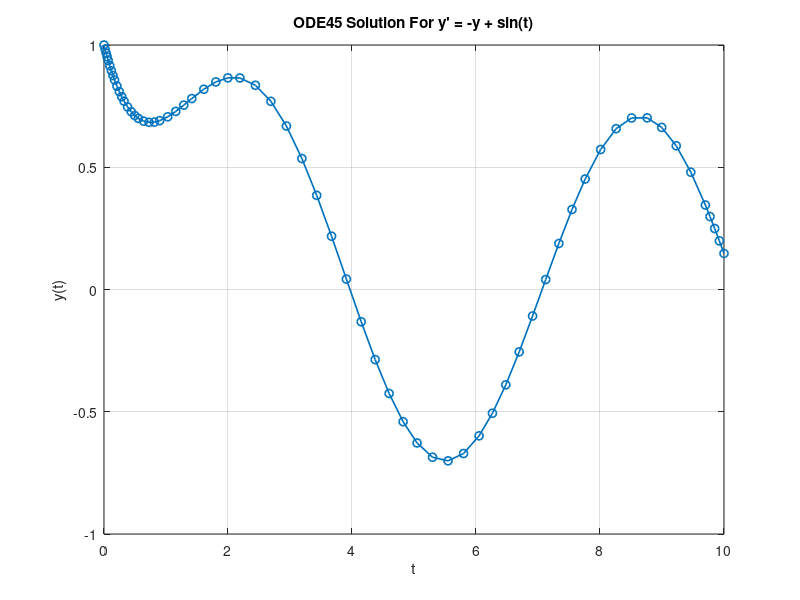
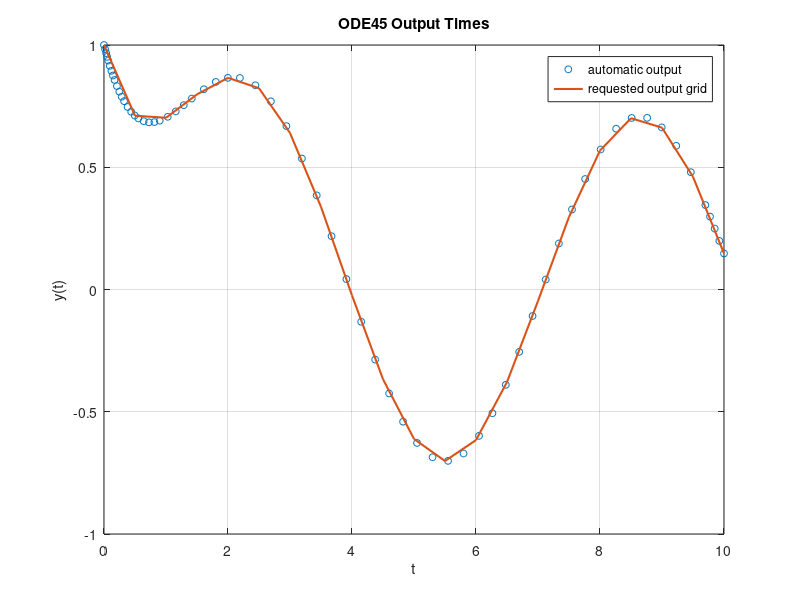

MATLAB code to generate these figures, in order:
% MATH 346 - Week 4
% ODE solver pattern and initial-condition checks

clear; clc; close all;

f = @(t, y) -y + sin(t);
tspan = [0 10];
y0 = 1;

[t, y] = ode45(f, tspan, y0);

initial_error = abs(y(1) - y0);
fprintf("Initial condition error: %.3e\n", initial_error);
assert(initial_error < 1e-12);

figure;
plot(t, y, "o-", "LineWidth", 1.2);
grid on;
xlabel("t");
ylabel("y(t)");
title("ODE45 Solution For y' = -y + sin(t)");

t_requested = linspace(0, 10, 21);
[t_grid, y_grid] = ode45(f, t_requested, y0);

figure;
plot(t, y, "o", "MarkerSize", 5);
hold on;
plot(t_grid, y_grid, "-", "LineWidth", 1.5);
hold off;
grid on;
xlabel("t");
ylabel("y(t)");
title("ODE45 Output Times");
legend("automatic output", "requested output grid", "Location", "best");

fprintf("Final value with automatic output: %.4f\n", y(end));
fprintf("Final value with requested output grid: %.4f\n", y_grid(end));
fprintf("Requested output times do not directly set the solver's internal step size.\n");
